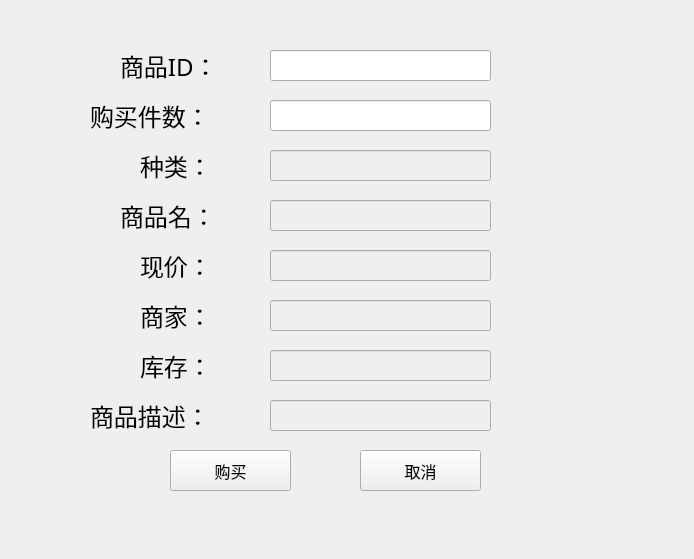
<?xml version="1.0" encoding="UTF-8"?>
<ui version="4.0">
 <class>Buy</class>
 <widget class="QWidget" name="Buy">
  <property name="geometry">
   <rect>
    <x>0</x>
    <y>0</y>
    <width>694</width>
    <height>559</height>
   </rect>
  </property>
  <property name="windowTitle">
   <string>Form</string>
  </property>
  <widget class="QLineEdit" name="inventory">
   <property name="enabled">
    <bool>false</bool>
   </property>
   <property name="geometry">
    <rect>
     <x>270</x>
     <y>350</y>
     <width>221</width>
     <height>31</height>
    </rect>
   </property>
   <property name="font">
    <font>
     <family>Consolas</family>
     <pointsize>12</pointsize>
    </font>
   </property>
   <property name="text">
    <string/>
   </property>
  </widget>
  <widget class="QLineEdit" name="IDInput">
   <property name="enabled">
    <bool>true</bool>
   </property>
   <property name="geometry">
    <rect>
     <x>270</x>
     <y>50</y>
     <width>221</width>
     <height>31</height>
    </rect>
   </property>
   <property name="font">
    <font>
     <family>Consolas</family>
     <pointsize>12</pointsize>
    </font>
   </property>
   <property name="text">
    <string/>
   </property>
  </widget>
  <widget class="QLabel" name="label_6">
   <property name="geometry">
    <rect>
     <x>90</x>
     <y>400</y>
     <width>161</width>
     <height>31</height>
    </rect>
   </property>
   <property name="font">
    <font>
     <family>等线 Light</family>
     <pointsize>18</pointsize>
    </font>
   </property>
   <property name="text">
    <string>商品描述：</string>
   </property>
  </widget>
  <widget class="QLineEdit" name="type">
   <property name="enabled">
    <bool>false</bool>
   </property>
   <property name="geometry">
    <rect>
     <x>270</x>
     <y>150</y>
     <width>221</width>
     <height>31</height>
    </rect>
   </property>
   <property name="font">
    <font>
     <family>Consolas</family>
     <pointsize>12</pointsize>
    </font>
   </property>
   <property name="text">
    <string/>
   </property>
  </widget>
  <widget class="QLabel" name="label_2">
   <property name="geometry">
    <rect>
     <x>120</x>
     <y>50</y>
     <width>131</width>
     <height>31</height>
    </rect>
   </property>
   <property name="font">
    <font>
     <family>等线 Light</family>
     <pointsize>18</pointsize>
    </font>
   </property>
   <property name="text">
    <string>商品ID：</string>
   </property>
  </widget>
  <widget class="QLineEdit" name="merchant">
   <property name="enabled">
    <bool>false</bool>
   </property>
   <property name="geometry">
    <rect>
     <x>270</x>
     <y>300</y>
     <width>221</width>
     <height>31</height>
    </rect>
   </property>
   <property name="font">
    <font>
     <family>Consolas</family>
     <pointsize>12</pointsize>
    </font>
   </property>
   <property name="text">
    <string/>
   </property>
  </widget>
  <widget class="QPushButton" name="buyButton">
   <property name="geometry">
    <rect>
     <x>170</x>
     <y>450</y>
     <width>121</width>
     <height>41</height>
    </rect>
   </property>
   <property name="font">
    <font>
     <family>等线 Light</family>
     <pointsize>12</pointsize>
    </font>
   </property>
   <property name="text">
    <string>购买</string>
   </property>
  </widget>
  <widget class="QLabel" name="label_3">
   <property name="geometry">
    <rect>
     <x>140</x>
     <y>300</y>
     <width>111</width>
     <height>31</height>
    </rect>
   </property>
   <property name="font">
    <font>
     <family>等线 Light</family>
     <pointsize>18</pointsize>
    </font>
   </property>
   <property name="text">
    <string>商家：</string>
   </property>
  </widget>
  <widget class="QLineEdit" name="info">
   <property name="enabled">
    <bool>false</bool>
   </property>
   <property name="geometry">
    <rect>
     <x>270</x>
     <y>400</y>
     <width>221</width>
     <height>31</height>
    </rect>
   </property>
   <property name="font">
    <font>
     <family>Consolas</family>
     <pointsize>12</pointsize>
    </font>
   </property>
   <property name="text">
    <string/>
   </property>
  </widget>
  <widget class="QLabel" name="label_4">
   <property name="geometry">
    <rect>
     <x>140</x>
     <y>350</y>
     <width>111</width>
     <height>31</height>
    </rect>
   </property>
   <property name="font">
    <font>
     <family>等线 Light</family>
     <pointsize>18</pointsize>
    </font>
   </property>
   <property name="text">
    <string>库存：</string>
   </property>
  </widget>
  <widget class="QLineEdit" name="price">
   <property name="enabled">
    <bool>false</bool>
   </property>
   <property name="geometry">
    <rect>
     <x>270</x>
     <y>250</y>
     <width>221</width>
     <height>31</height>
    </rect>
   </property>
   <property name="font">
    <font>
     <family>Consolas</family>
     <pointsize>12</pointsize>
    </font>
   </property>
   <property name="text">
    <string/>
   </property>
  </widget>
  <widget class="QLineEdit" name="name">
   <property name="enabled">
    <bool>false</bool>
   </property>
   <property name="geometry">
    <rect>
     <x>270</x>
     <y>200</y>
     <width>221</width>
     <height>31</height>
    </rect>
   </property>
   <property name="font">
    <font>
     <family>Consolas</family>
     <pointsize>12</pointsize>
    </font>
   </property>
   <property name="text">
    <string/>
   </property>
  </widget>
  <widget class="QLabel" name="label_7">
   <property name="geometry">
    <rect>
     <x>120</x>
     <y>200</y>
     <width>131</width>
     <height>31</height>
    </rect>
   </property>
   <property name="font">
    <font>
     <family>等线 Light</family>
     <pointsize>18</pointsize>
    </font>
   </property>
   <property name="text">
    <string>商品名：</string>
   </property>
  </widget>
  <widget class="QLabel" name="label_8">
   <property name="geometry">
    <rect>
     <x>140</x>
     <y>150</y>
     <width>131</width>
     <height>31</height>
    </rect>
   </property>
   <property name="font">
    <font>
     <family>等线 Light</family>
     <pointsize>18</pointsize>
    </font>
   </property>
   <property name="text">
    <string>种类：</string>
   </property>
  </widget>
  <widget class="QPushButton" name="pushButton_2">
   <property name="geometry">
    <rect>
     <x>360</x>
     <y>450</y>
     <width>121</width>
     <height>41</height>
    </rect>
   </property>
   <property name="font">
    <font>
     <family>等线 Light</family>
     <pointsize>12</pointsize>
    </font>
   </property>
   <property name="text">
    <string>取消</string>
   </property>
  </widget>
  <widget class="QLabel" name="label_5">
   <property name="geometry">
    <rect>
     <x>140</x>
     <y>250</y>
     <width>101</width>
     <height>31</height>
    </rect>
   </property>
   <property name="font">
    <font>
     <family>等线 Light</family>
     <pointsize>18</pointsize>
    </font>
   </property>
   <property name="text">
    <string>现价：</string>
   </property>
  </widget>
  <widget class="QLineEdit" name="numInput">
   <property name="enabled">
    <bool>true</bool>
   </property>
   <property name="geometry">
    <rect>
     <x>270</x>
     <y>100</y>
     <width>221</width>
     <height>31</height>
    </rect>
   </property>
   <property name="font">
    <font>
     <family>Consolas</family>
     <pointsize>12</pointsize>
    </font>
   </property>
   <property name="text">
    <string/>
   </property>
  </widget>
  <widget class="QLabel" name="label_9">
   <property name="geometry">
    <rect>
     <x>90</x>
     <y>100</y>
     <width>131</width>
     <height>31</height>
    </rect>
   </property>
   <property name="font">
    <font>
     <family>等线 Light</family>
     <pointsize>18</pointsize>
    </font>
   </property>
   <property name="text">
    <string>购买件数：</string>
   </property>
  </widget>
 </widget>
 <resources/>
 <connections/>
</ui>
